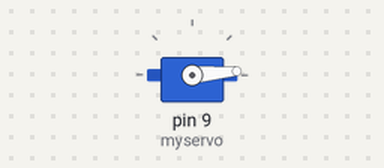
This sketch was run on a simulated Arduino Uno, built with avr-gcc and run on an emulated ATmega328P. On the bench: servo. What the sketch prints to the serial monitor is not drawn.

Above: at 0.15 s.
At 0.6 s:
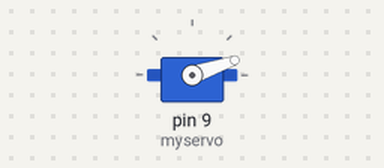
Timing chart, 0 to 2.1 s (numbered marks = the images above):
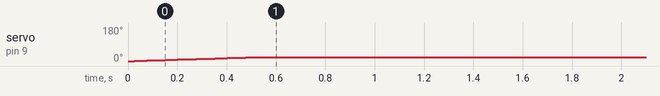

The sketch:

FollowerstoAngle.ino
```cpp
#include <Servo.h>
#include <math.h>

#define angleMinServo 0
#define angleMinOffsetServo 20
#define angleMaxServo 180

#define instaMinFollowers 0
#define instaMaxFollowers 1000000

#define waitonesecond 1000

Servo myservo;  // create servo object to control a servo

unsigned int angle = 0;
unsigned int angleold = 0;
unsigned long nbFollowers = 1000000;


void setup() {
  Serial.begin(9600);
}

void loop() {
  angle = FollowerstoAngle(nbFollowers);
  Serial.println((180-angle)%160);

  if (angleold != angle){
      Serial.println("The number of Followers have been changed:");
      Serial.println(angle);

      servoMouvement(angleold, angle);
      angleold = angle;
  }

//  Serial.println(angle);
  delay(waitonesecond);
}


unsigned int FollowerstoAngle(unsigned long nb){
  unsigned int anglegenerated;
  if (nb > instaMaxFollowers){
    anglegenerated = angleMaxServo;
  }
  else{
    anglegenerated = maplogarithmic(nbFollowers, instaMinFollowers, instaMaxFollowers, angleMinServo, angleMaxServo-angleMinOffsetServo);
  }

  return (180-anglegenerated)%180;
}

long maplogarithmic(unsigned long x, unsigned long in_min, unsigned long in_max, unsigned long out_min, unsigned long out_max) {
  return log10((x - in_min) + 1) / log10(in_max) * out_max;
}


void servoMouvement(unsigned int valueold, unsigned int valuenew){
    myservo.attach(9);  // attaches the servo on pin 9 to the servo object
    if (valuenew < valueold){
      for (unsigned int position = valueold; position > valuenew; position--) {
        myservo.write(position);
        delay(25);
      }
    }
    else if (valuenew > valueold){
      for (unsigned int position = valueold; position < valuenew; position++) {
        myservo.write(position);
        delay(25);
      }
    }
    myservo.detach();  // attaches the servo on pin 9 to the servo object
}
```

Measured:
- by itself, servo on pin 9 (myservo): moves from 0° to 19° over 0.45 s
